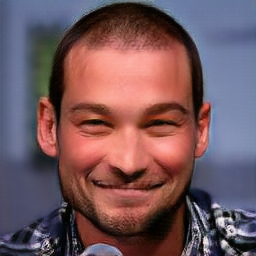
#> input picture Immagini/volto2.png, 256 x 256 px, found by its file name
$ python Es_3_2_4.py
#> lines starting #> are read from the running program, lines starting #| are printed output that depends on the picture; long printed decimals are rounded
# -*- coding: utf-8 -*-
"""
Created on Wed Apr  9 19:16:06 2025

@author: david
"""

import sys
sys.path.append("../Librerie")
import numpy as np # importa Numpy
import matplotlib.pyplot as plt # importa Matplotlib
import scipy.ndimage as ndi # importa Scipy per le immagini
import skimage.io as io # importa il modulo Input/Output di SK-Image
import scipy.ndimage as ndi
import mylib as ml

# 4. Immagini sintetiche. Un modo per distinguere i volti sintetici da quelli reali `e attraverso l’analisi nel
# dominio della frequenza

# (a) Converto l’immagine in scale di grigi considerando la dinamica [0, 1];
x = io.imread('../immagini/volto2.png')
#> x is the input picture: shape (256, 256, 3); mean R, G, B 115.7, 87.1, 93.2
x = x /255
x = np.mean(x,-1)
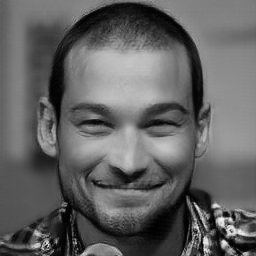
#> x: shape (256, 256) float64; min 0.00131, max 0.952, mean 0.387

#b Calcolo H(μ, ν) applicando la seguente formula:
# H(μ, ν) = log |X(μ, ν)|
H =np.log ( np.abs(( np.fft.fft2(x) ) ))
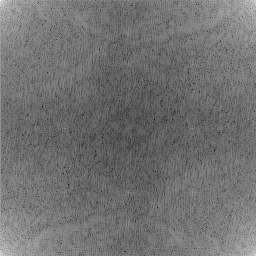
#> H: shape (256, 256) float64; min -5.16, max 10.14, mean 1.66; drawn with min black and max white

#Calcolo Densità alle basse frequenze con soglia tau=0.35
M,N = H.shape
#> M = 256; N = 256
m = np.fft.fftfreq(M)
n= np.fft.fftfreq(N)
l,k = np.meshgrid(n,m)

tau=0.35
mask = (np.abs(k)<= tau) & (np.abs(l)<=tau)

d = np.sum( H[mask]) / np.sum(H)
#> d = 0.681

print("La densità alla basse frequenze è:", d)
#| La densità alla basse frequenze è: 0.6814
if (d<0.7):
    print("IMMAGINE SINTETICA!!")


#Visualizzo Immagine input
plt.figure(1)
plt.imshow(x,clim=None,cmap='gray')
plt.title('Volto')

$ run again, with Immagini/volto1.png copied over Immagini/volto2.png
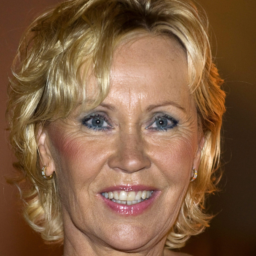
#> input picture Immagini/volto1.png, 256 x 256 px, found by its file name
#> x is the input picture: shape (256, 256, 3); mean R, G, B 129.1, 94.4, 65.8
#> `x = np.mean(x,-1)`:
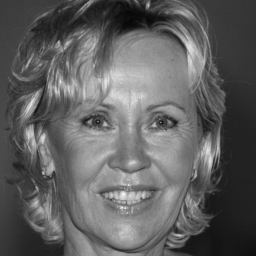
#> x: shape (256, 256) float64; min 0.0248, max 0.984, mean 0.378
#> `H =np.log ( np.abs(( np.fft.fft2(x) ) ))`:
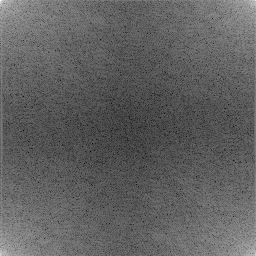
#> H: shape (256, 256) float64; min -3.84, max 10.12, mean 1.48; drawn with min black and max white
#> d = 0.713
#| La densità alla basse frequenze è: 0.7133

$ run again, with Immagini/volto3.png copied over Immagini/volto2.png
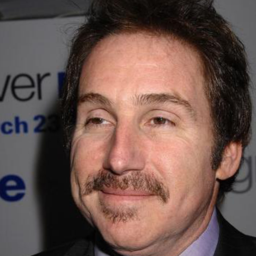
#> input picture Immagini/volto3.png, 256 x 256 px, found by its file name
#> x is the input picture: shape (256, 256, 3); mean R, G, B 109, 84.8, 78.2
#> `x = np.mean(x,-1)`:
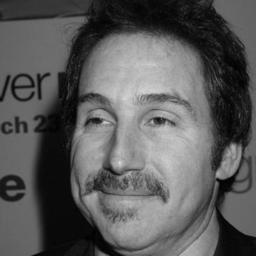
#> x: shape (256, 256) float64; min 0.00392, max 0.85, mean 0.356
#> `H =np.log ( np.abs(( np.fft.fft2(x) ) ))`:
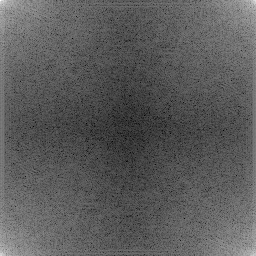
#> H: shape (256, 256) float64; min -3.84, max 10.06, mean 1.17; drawn with min black and max white
#> d = 0.813
#| La densità alla basse frequenze è: 0.8134

$ run again, with Immagini/volto4.png copied over Immagini/volto2.png
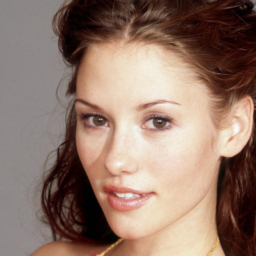
#> input picture Immagini/volto4.png, 256 x 256 px, found by its file name
#> x is the input picture: shape (256, 256, 3); mean R, G, B 145.9, 120.2, 106.9
#> `x = np.mean(x,-1)`:
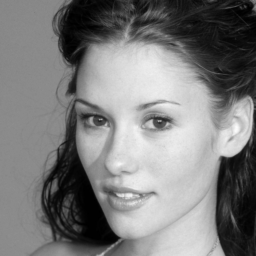
#> x: shape (256, 256) float64; min 0, max 0.987, mean 0.488
#> `H =np.log ( np.abs(( np.fft.fft2(x) ) ))`:
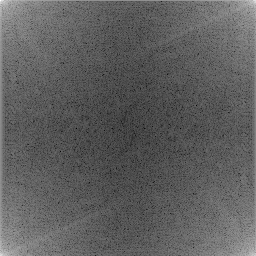
#> H: shape (256, 256) float64; min -4.3, max 10.37, mean 1.2; drawn with min black and max white
#> d = 0.782
#| La densità alla basse frequenze è: 0.7816
